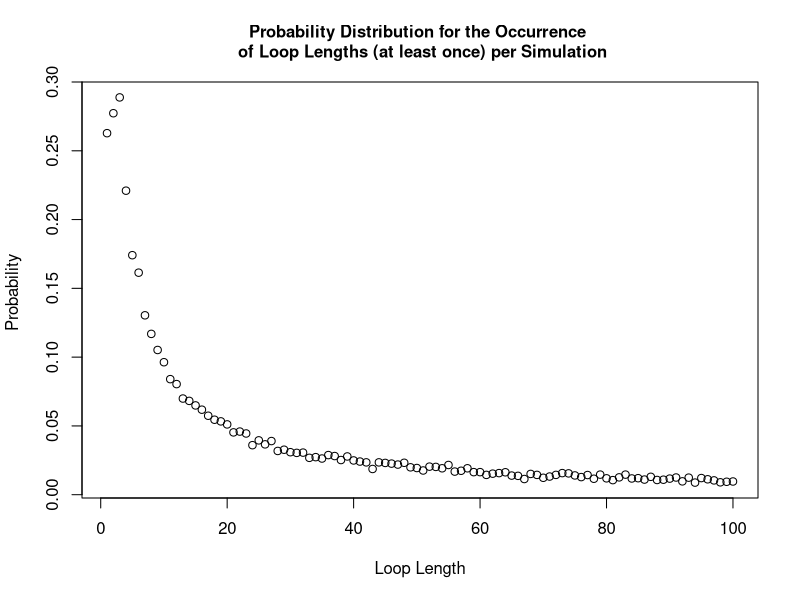

This figure's R source:
#### Team Members:
# Fatima Kasenally (S2443602); Wenqi Ni (s1792412); Cameron Allan (S1748084)

#### address of github repo:
# https://github.com/niwq15/SP-Group-7-A2


#### Contributions

# Functions we each made versions of:
# Cameron - Strategy1, Strategy2, Strategy3, Pone, Pall, dloop
# Wenqi - Strategy1, Strategy2, Strategy3, Pone, Pall, dloop 
# Fatima - Strategy2, Pone, Pall, dloop 

# Further Details: 

# Cameron wrote the used Strategy 3 function and added an if statement to speed up the Pall function. 
# Some attempts were made to use arrays to write more efficient strategy functions but these were slower. 
# Other versions of Pone and Pall were also made but the final versions used were faster. 
# The dloop function written was not used as other members' dloops were better.


# Wenqi created the final versions of the functions Strategy 1, Strategy 2, Pone, Pall and the probability of no loop longer than 50 
# in a random reshuffling of cards. She wrote comments for these functions and those results. 
# She also provided a version of Strategy3, dloop function and the visualisation of the probabilities sensibly. 

# Fatima created an alternative version of Strategy 2 and pone. She created the final version of pall and dloop. 
# She also provided the sample solutions for various n and strategy combinations, and wrote comments to explain the results,
# generated the probability ditribution plot and returned the total probability of success for Strategy 1


#### Overview 
# This file holds the self-contained code to use stochastic simulation to study a generalised version of the famous '100 Prisoners Problem' 
# The problem is defined as follows: 
# Consider a prison containing 2n prisoners, each with a unique identification number ranging from 1 to 2n. 
# The prison has a room with 2n boxes, each uniquely numbered from 1 to 2n and each containing a single card. 
# These cards are each labelled with a unique number between 1 and 2n. 
# Each prisoner is allowed to open n boxes to find the card with their number.
# If all 2n prisoners successfully find their cards then they all go free. 
# After their turn,the prisoners are not allowed to communicate any new information from the boxes 
# to prisoners who have yet to take their turn.
# The room is returned to its original state after each prisoner’s go. 

# Firstly, we will show 3 strategies for the prisoners, then create a 'Pone' function to estimate 
# the probability of a single prisoner successfully finding their number, then use a 'Pall' function to 
# calculate the probability of all the prisoners finding their numbers. 
# Based on the results of the individual and joint success probabilities using different strategies, 
# we will give some comments about which strategy has the highest success probabilities for 
# both individuals and the collective. 

## Each function expressing the different strategies for opening boxes to find cards will require the same 
## input parameters : n,k,cards_num. Where n parameterises the 2n number of boxes, prisoner and cards in our problem.
## k is the prisoner's number and cards_num represents the random orders of cards placed in boxes.
## Uniform input parameters allows the implemented strategy to be a variable in each simulation as each strategy 
## function is interchangeable. This is required by functions 'Pone' and 'Pall'.


## Strategy 1:

## The Strategy1 function has inputs, n, k, and 'cards_num' (the card numbers indexed by the box numbers). 
## Each prisoner with their number 'k' starts at the k-th box which contains card b. If k is not equal to b, then the prisoner 
## goes to box b and opens it. The process will be repeated until they have either found the card k or opened n boxes without finding it
## The Strategy1 function will return 'TRUE' if the prisoner k will find their number within the n tries, otherwise it will return 'FALSE'.
Strategy1 <- function(n,k,cards_num) {
  #create an empty vector to store card numbers as they are read
  cards_picked <- rep(0, n) # the prisoner can read at most n cards
  cards_picked[1] <- cards_num[k] # start at the box with his number (k) on it 
  #for each of the remaining steps, first check if he has found his card number
  #if so, he will stop; if not, he will continue to read cards
  for (b in 2:n) {
    if (cards_picked[b-1] == k) {#if the prisoner k has found his number
      return(TRUE) #yes the prisoner has successfully found his card
      break # stop here and the prisoner will not open other boxes
    } else {#otherwise prisoner will open another box with the number of the last card
      cards_picked[b] <- cards_num[cards_picked[b-1]]
    }
  }
  #check whether he finds his number in the final step
  if (cards_picked[n] != k) { #if the final number is not his number
    return(FALSE) #prisoner has failed to find his card
  } else {#if the final number is equal to his number
    return(TRUE) #prisoner has successfully found his card
  }
}

## Strategy 2:

## The Strategy2 function has inputs, n, k, and cards_num.
## This strategy follows an identical procedure to strategy 1, except that the starting box is randomly selected
## The prisoner uses the card number in each box to pick his next box to open.
## The prisoner can open at most n boxes in order to find the card with their number on it.
## The Strategy2 function will return 'TRUE' if the prisoner k will find their number within the n tries, otherwise 'FALSE'.
Strategy2 <- function(n,k,cards_num) {
  #create an empty vector to store card numbers that have been read
  cards_picked <- rep(0, n) # the prisoner can read at most n cards
  cards_picked[1] <- sample(cards_num,1)# start at a randomly selected box 
  #for each of the remaining steps, firstly check whether he has found him number card
  #if so, he will stop; if not, he will continue to read cards
  for (b in 2:n) {
    if (cards_picked[b-1] == k) {#if the prisoner k has found his number
      return(TRUE)
      break #stop here and the prisoner will not open other boxes
    } else {#otherwise prisoner will open the box with number k
      cards_picked[b] <- cards_num[cards_picked[b-1]]
    }
  }
  #check whether he finds his number in the final step
  if (cards_picked[n] != k) { #if the final number is not his number
    return(FALSE)
  } else {#if the final number is equal to his number
    return(TRUE)
  }
} #The function returns TRUE/FALSE expressing that the prisoner has FOUND/FAILED TO FIND his card 

## Strategy 3:
## The Strategy3 function has inputs, n, k, and cards_num.
## The prisoner opens n boxes at random, without replacement and the prisoner will open n different boxes. 
## The Strategy3 function will return 'TRUE' if the prisoner k will find their number within the n tries, otherwise 'FALSE'.
Strategy3 <- function(n,k,cards_num){ 
  cards_picked <- sample(cards_num,n,replace=FALSE) # Randomly select n boxes from cards_num to open
  any(k == cards_picked) # check whether the prisoner's number appears in the selected card_num
} # End function


## The 'Pone' function takes the inputs 'n', 'k', 'strategy' and 'nreps' (the number of replicate simulations).
## 'Pone' is a function which calculates the probability of an individual prisoner 'k' finding his card number amoungst 2n boxes. 
## The prisoner can open n boxes and the trial is simulated nreps times. In each simulation a set-up is generated and one strategy 
## is used for the prisoner's search. The outcome of each simulation is recorded (success/failure) and 
## (total number of successes/nreps) calculates the probability that the prisoner finds his card. This probability is the function output. 
Pone <- function(n,k,strategy,nreps) {
  # create an empty vector to store the outcome of each simulation as 1/0 = Success/ Failure to find his card
  success <- rep(0, nreps)
  for (i in 1:nreps) {
    # simulate the random order of card numbers
    cards_num <- sample(1:(2*n), 2*n, replace=FALSE)
    success[i] <- strategy(n,k,cards_num)
  }
  # return the frequentist probability of success as: 
  # total number of simulated successes / total number of simulations
  return(sum(success)/nreps)
}


## The 'Pall' function takes the inputs 'n', 'strategy' and 'nreps'.
## 'Pall' is a function to find the probability of all the 2n prisoners finding their cards in a single simulation
## and all being able to escape. All prisoners must use the same strategy. The probability is calculated by finding
## the total number of all prisoner successes and dividing by the number of simulations run (nreps).
## The Function then returns this probability as the output.
Pall <- function(n,strategy,nreps) {
  #create a vector to record the result of each simulation with default values of 1s
  num_success <- rep(1,nreps)
  for (i in 1:nreps) {#for each simulation
    #generate a random order of card numbers
    cards_num <- sample(1:(2*n), 2*n, replace=FALSE)
    #use the strategies to calculate whether each prisoner can find their correct number within n times
    for (k in 1:(2*n)) {
      result <- strategy(n,k,cards_num) # save the result of strategy for the k-th prisoner
      num_success[i] <- num_success[i] * result # if result is 1 keep 1 in the vector. If 0 change to 0.
      if (result == 0){ # stop if any prisoner does not escape, this cuts down simulation run-time
        break
      }
    }
  }
  # return the frequentist probability as: total number of simulated successes / total number of simulated trials
  return(sum(num_success)/nreps)
}

### Sample Results ###

### individual prisoner probabilities: 
### Pone takes args: n,k,strategy,nreps

Pone(5,5,Strategy1,10000)
Pone(50,50,Strategy1,10000)
# one prisoner & strategy 1: prob success ~ 50%  (for all n)

Pone(5,5,Strategy2,10000)
Pone(50,50,Strategy2,10000)
# one prisoner & strategy 2: prob success ~40%  (n=5) ~37%  (n>50)

Pone(5,5,Strategy3,10000)
Pone(50,50,Strategy3,10000)
# one prisoner & strategy 3: prob success ~50%  (for all n)

### joint probabilities for all prisoners as a collective:  
### Pall takes args: n,strategy,nreps


Pall(5,Strategy1,10000)
Pall(50,Strategy1,10000)
#10 prisoners & strategy 1: prob success ~35% (n=5)
#100 prisoners & strategy 1: prob success ~31% (n=50)

Pall(5,Strategy2,10000)
Pall(50,Strategy2,10000)
#10 prisoners & strategy 2: prob success ~0.01%  (n=5)
#100 prisoners & strategy 2: prob success ~0% (smaller than precision)  (n=50)

Pall(5,Strategy3,10000)
Pall(50,Strategy3,10000)
#10 prisoners & strategy 3: prob success ~0.1%  (n=5)
#100 prisoners & strategy 3: prob success ~0% (smaller than precision) (n=50)


## Remarks

## Strategy 1 and Strategy 3 have similar individual success probabilities of 50%. 
## Strategy 1 has much higher joint success probability of above 30%, while Strategy 3 only has 0%.
## It demonstrates that there is something intelligent in Strategy 1's design.
## Strategy 2 has a lower marginal probability for success than the others, and a joint probability close to 0. 

## More explanations
## For Strategy 1, consider the distribution of maximum loop lengths amongst the boxes and cards. The cycle of box and card numbers 
## must eventually return the prisoner to open a box with his card number inside if he is allowed to open as many boxes as he wants, 
## as the numbers used are part of a finite sequence. Thus, the high joint success probability can be calculated as the cumulative 
## probability of the maximum loop length being less than n, which we have determined to be approximately 31%.

## For Strategy 2, the marginal probability is lower than 50% because the conditions for the prisoner's success are 1.the prisoner 
## select the correct loop with his card in it at random; 2.the loop he picks must also be shorter than n. 
## Our results show that the probability is about 37-40% (varies with n). The joint probability tends to 0 for the similar reason as strategy 3.

## For Strategy 3, the probability of finding their card every time they open a box is 1/2n and if he opens n boxes at random the 
## probability of finding his card is n/2n (=50%). For 2n prisoners all finding their cards in a simulation we multiply the independent 
## marginal probabilities to produce a joint probability of (0.5)^(2n), which tends to 0 as n increases. 


## The 'dloop' function has inputs: 'n' and 'nreps'. 
## It is a function which returns the probability distribution vector for each loop length occuring in a simulation.
## It takes the parameters n (making 2n boxes) and nreps (to make nreps simulations). In each simulation the boxes are 
## opened one by one while iterating through a loop, to find its length. The unique loop lengths from each simulation 
## are then tabulated and by nreps (the total number of simulations).
## This creates a probability vector (prob_vec_y = probability of each loop length occurring at least once),
## which is the output of the function. 
dloop <- function(n, nreps) {
  each_loop_lengths <- c() #create an empty list to store the loop lengths generated by all simulations
  
  for (i in 1:nreps){ 
    #simulate a new set of boxes for each simulation
    cards_num <- sample(1 : (2*n), 2*n , replace=FALSE) 
    #store a list of closed boxes in each simulation
    unopened_boxes <- 1:(2*n)
    
    #store the loop lengths found in each simulation 
    new_loop_lengths <- c()
    
    #scan for loops, (while more than 2 boxes are still closed, indexing breaks down for smaller loops)
    while (length(unopened_boxes) > 2 ){
      #pick the smallest number unopened box and store the value of the card inside 
      cards_picked <- cards_num[unopened_boxes[1]]
      
      #pick your next box according to your last card and scan each closed loop
      for (b in 2:length(unopened_boxes)){ #max loop length is the number of closed boxes
        #store the number of the latest card
        cards_picked <- c(cards_picked, cards_num[cards_picked[b-1]])
      }#end for 
            
      #scanning the last 2 unopened boxes:
      #if the card in box 1 matches the number of box 2
      if (length(unopened_boxes) == 2 && cards_num[unopened_boxes[1]] == unopened_boxes[2]) {
        #we have found a 2 item long loop 
        new_loop_lengths <- c(new_loop_lengths, 2) #save the loop length 
        #if the card in box 1 matches the number of box 1 
      } else if ((length(unopened_boxes) == 2) && (cards_num[unopened_boxes[1]] == unopened_boxes[1])) {
        #we have found one or more loops with length 1
        new_loop_lengths <- c(new_loop_lengths, 1) #save the loop length to simulation counter 
      }
      
      # add the last loop scanned to our list of loop lengths found 
      new_loop_lengths <- c(new_loop_lengths, length(unique(cards_picked))) 
      
      #remove the boxes we have scanned from the list of unopened boxes 
      unopened_boxes <- setdiff(unopened_boxes,unique(cards_picked))
    } #end while 
    
    #store the uniquely occuring loop lengths from each simulation in a global simulation list 
    each_loop_lengths <- c(each_loop_lengths, unique(new_loop_lengths))
    
  } #end for 
  #create a probability vector for the occurrence of each type of loop length 
  prob_vec_y <- tabulate(each_loop_lengths)/nreps #dividing frequency of occurences/total number of simulations
  #function outputs the probability distribution 
  return(prob_vec_y)
  
}#end function

## Comment: 
## We choose the above version as it is quite efficient and there is an alternative efficient version of the dloop function availble below
## The method has the same inputs and output as the above version. The method creates an empty array, 'loop_len' and uses simulation to count the occurrences of each 
## loop length ranging from 1 to 2n, which will be stored in the rows of 'loop_len'. Then we will convert the values to binary and give 1s to those 
## loop lengths which occur at least once. Based on the columns of 'loop_len', we can calculate the probability of each loop length occurring at least once.
## dloop <- function(n,nreps) {
##  # create an empty array to store the number of occurrences of loops with lengths from 1 to 2n for each simulation
##  # default value is 1 as ...
##  loop_len <- array(rep(1,nreps*(2*n)), dim=c(nreps,2*n)) #each row referring to one simulation
##  prob <- rep(0,2*n) #create an empty vector to store the targeted probabilities
##  for (i in 1:nreps) {#for each simulation
##    cards_num <- sample(1:(2*n), 2*n, replace=FALSE)
##    cards_picked <- rep(0,2*n)
##    #calculate loop lengths for each prisoner's number
##    for (k in 1:(2*n)) {
##      cards_picked[1] <- cards_num[k]
##      for (b in 2:(2*n)) {
##        if (cards_picked[b-1] ==k) {
##          break #stop the loop if the loop lenth has been found
##        } else {
##          cards_picked[b] <- cards_num[cards_picked[b-1]]
##          loop_len[i,k] <- loop_len[i,k] + 1
##        }
##      }
##    }
##    #now we obtain a row which specifies the loop length for each k in 1:2n
##    #use tabulate function to count the occurrences of each loop length which is between 1 and 2n
##    len <- append(loop_len[i,], 2*n) #add a '2*n' to keep the length of the vector when using tabulate
##    len <- tabulate(len)
##    loop_len[i,] <- replace(len, length(len), len[length(len)]-1) #eliminate the impact of the added '2*n'
##    #convert the values to be binary
##    loop_len[i,] <- as.numeric(loop_len[i,] >= 1) # give 1s to those loop lengths which occur at least once
##  }#end for each simulation
##  #notice that each column of 'loop_len' shows whether the loop length appearing in each simulation
##  #calculate the probability of each loop length
##  return(colSums(loop_len)/nreps)
##}





#testing the distribution for n=50
n = 50 
#stores our probability distribution using function dloop
prob_vec <- dloop(n, 10000)

##plotting the probability distribution
#create an x axis 
x_axis <- 1:length(prob_vec)
#plot the scatter plot
plot(x_axis, prob_vec, xlab = "Loop Length", ylab = "Probability ", main = "Probability Distribution for the Occurrence \n of Loop Lengths (at least once) per Simulation", cex.main = 1)

#output the probability distribution vector: 
cat("your probability vector for producing at least one loop of length i: \n", prob_vec, "\n")

## Note that 'no loop length longer than 50' indicates that the max loop length is 50. 
## P(no loop longer than 50) = 1 - P(there exist loop lengths larger than 50)
## Since the total loop lengths must sum to 2n, the loops of length greater than n can only occur once.
## It implies that P(loop length >n occurs at least once ) = P(loop length >n occurs exactly once ).
## Thus, P(there exist loop lengths larger than 50) is equal to the sum of P(there exists loop length i) where i ranges from 51 to 100. 

cat( "Probability of Strategy 1 succeeding: \n", 1 - sum(prob_vec[(n+1):(2*n)]), "\n this is also the probability of the maximum loop length being no more than n")
